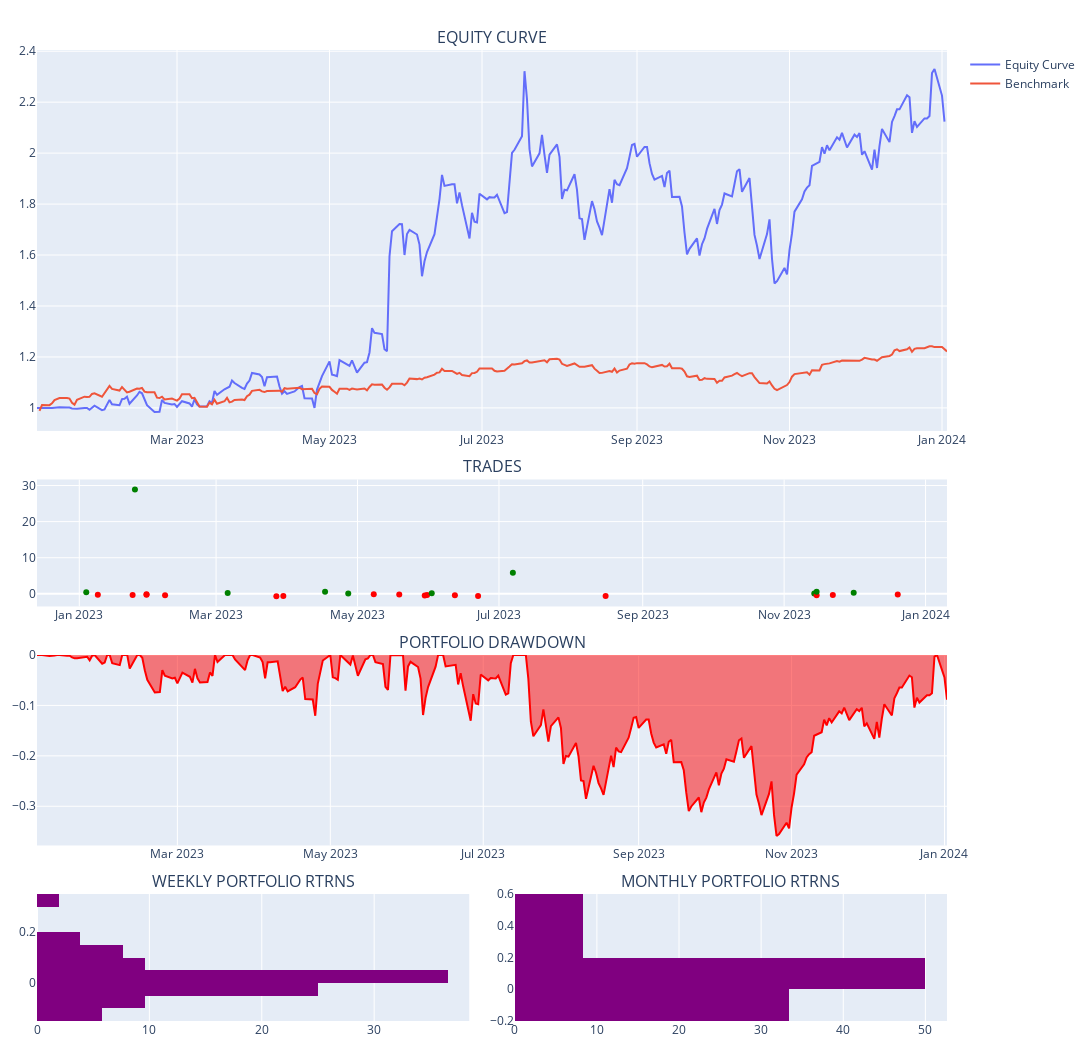

Notebook code for this chart:
### Code cell
evb_backtest.portfolio.plot_portfolio()

### Figure 1 — Plotly figure (JSON) as saved in the notebook; plotly's stock layout.template omitted (floating-point values rounded to 4 significant figures; data arrays with more than 128 entries replaced by an {"elided": "..."} marker saying what was removed)
{"data": [{"name": "Equity Curve", "showlegend": true, "type": "scatter", "x": {"elided": "260 str values"}, "xaxis": "x", "y": {"elided": "260 float values"}, "yaxis": "y"}, {"name": "Benchmark", "showlegend": true, "type": "scatter", "x": {"elided": "261 str values"}, "xaxis": "x", "y": {"elided": "261 float values"}, "yaxis": "y"}, {"customdata": [1, 2, 3, 4, 1, 1, 5, 3, 3, 7, 2, 2, 2, 3, 1, 1, 8, 3, 1, 2, 4, 3, 2, 1, 4, 3, 122], "hovertemplate": "<b>%{text}</b><br><br>Date: %{x}<br>Size: %{customdata}<br>PnL: %{y}<br>", "marker": {"color": ["green", "red", "red", "green", "red", "red", "red", "green", "red", "red", "green", "green", "red", "red", "red", "red", "green", "red", "red", "green", "red", "green", "red", "green", "red", "green", "red"]}, "mode": "markers", "name": "Ticker", "showlegend": false, "text": ["BA", "SBUX", "TSM", "NVDA", "MU", "NFLX", "AAPL", "AAPL", "AMD", "MSFT", "GOOG", "SBUX", "SBUX", "AMZN", "AMD", "MU", "TSLA", "TSM", "AMD", "COST", "BA", "MSFT", "SBUX", "AMD", "AAPL", "BAC", "NVDA"], "type": "scatter", "x": ["2023-01-04T00:00:00", "2023-01-09T00:00:00", "2023-01-24T00:00:00", "2023-01-25T00:00:00", "2023-01-30T00:00:00", "2023-01-30T00:00:00", "2023-02-07T00:00:00", "2023-03-06T00:00:00", "2023-03-27T00:00:00", "2023-03-30T00:00:00", "2023-04-17T00:00:00", "2023-04-27T00:00:00", "2023-05-08T00:00:00", "2023-05-19T00:00:00", "2023-05-30T00:00:00", "2023-05-31T00:00:00", "2023-06-02T00:00:00", "2023-06-12T00:00:00", "2023-06-22T00:00:00", "2023-07-07T00:00:00", "2023-08-16T00:00:00", "2023-11-14T00:00:00", "2023-11-15T00:00:00", "2023-11-15T00:00:00", "2023-11-22T00:00:00", "2023-12-01T00:00:00", "2023-12-20T00:00:00"], "xaxis": "x2", "y": [0.4377, -0.2295, -0.303, 28.87, -0.1352, -0.2596, -0.3562, 0.2521, -0.6898, -0.5799, 0.5916, 0.07706, -0.1308, -0.1443, -0.4184, -0.2849, 0.1414, -0.3931, -0.5666, 5.813, -0.6179, 0.1104, -0.4148, 0.6029, -0.3411, 0.2983, -0.1802], "yaxis": "y2"}, {"fill": "tozeroy", "line": {"color": "red"}, "name": "Drawdown", "showlegend": false, "type": "scatter", "x": {"elided": "260 str values"}, "xaxis": "x3", "y": {"elided": "260 float values"}, "yaxis": "y3"}, {"histnorm": "percent", "marker": {"color": "purple"}, "showlegend": false, "type": "histogram", "xaxis": "x4", "y": [null, 0.001897, -0.006361, 0.01224, 0.005522, 0.001932, -0.005276, 0.008615, 0.006502, -0.02053, 0.04632, 0.04365, 0.03601, -0.01448, -0.05857, -0.01628, 0.08364, 0.05582, -0.04117, 0.137, 0.3084, 0.002745, -0.0509, 0.1611, -0.04049, 0.02506, -0.002221, 0.09602, -0.03251, 0.02392, -0.07036, -0.1047, 0.0109, 0.1171, 0.05949, -0.04526, -0.03566, -0.1115, 0.04813, 0.08167, 0.0036, -0.1427, -0.05483, 0.1822, 0.1013, 0.03138, 0.005517, -0.00724, 0.04365, 0.03661, -0.03183, 0.1081, -0.08863], "yaxis": "y4"}, {"histnorm": "percent", "marker": {"color": "purple"}, "showlegend": false, "type": "histogram", "xaxis": "x5", "y": [null, 0.02183, 0.12, -0.01096, 0.4227, 0.1504, 0.1052, 0.0007402, -0.1638, -0.1051, 0.3085, 0.1688, -0.08863], "yaxis": "y5"}], "layout": {"annotations": [{"font": {"size": 16}, "showarrow": false, "text": "EQUITY CURVE", "x": 0.5, "xanchor": "center", "xref": "paper", "y": 1.0, "yanchor": "bottom", "yref": "paper"}, {"font": {"size": 16}, "showarrow": false, "text": "TRADES", "x": 0.5, "xanchor": "center", "xref": "paper", "y": 0.5577, "yanchor": "bottom", "yref": "paper"}, {"font": {"size": 16}, "showarrow": false, "text": "PORTFOLIO DRAWDOWN", "x": 0.5, "xanchor": "center", "xref": "paper", "y": 0.3769, "yanchor": "bottom", "yref": "paper"}, {"font": {"size": 16}, "showarrow": false, "text": "WEEKLY PORTFOLIO RTRNS", "x": 0.2375, "xanchor": "center", "xref": "paper", "y": 0.1308, "yanchor": "bottom", "yref": "paper"}, {"font": {"size": 16}, "showarrow": false, "text": "MONTHLY PORTFOLIO RTRNS", "x": 0.7625, "xanchor": "center", "xref": "paper", "y": 0.1308, "yanchor": "bottom", "yref": "paper"}], "height": 1050, "hovermode": "x unified", "margin": {"b": 20, "l": 15, "r": 15, "t": 50}, "paper_bgcolor": "WHITE", "width": 1200, "xaxis": {"anchor": "y", "domain": [0, 1]}, "xaxis2": {"anchor": "y2", "domain": [0, 1]}, "xaxis3": {"anchor": "y3", "domain": [0, 1]}, "xaxis4": {"anchor": "y4", "domain": [0, 0.475]}, "xaxis5": {"anchor": "y5", "domain": [0.525, 1]}, "yaxis": {"anchor": "x", "domain": [0.6077, 1.0]}, "yaxis2": {"anchor": "x2", "domain": [0.4269, 0.5577]}, "yaxis3": {"anchor": "x3", "domain": [0.1808, 0.3769]}, "yaxis4": {"anchor": "x4", "domain": [0, 0.1308]}, "yaxis5": {"anchor": "x5", "domain": [0, 0.1308]}}}
